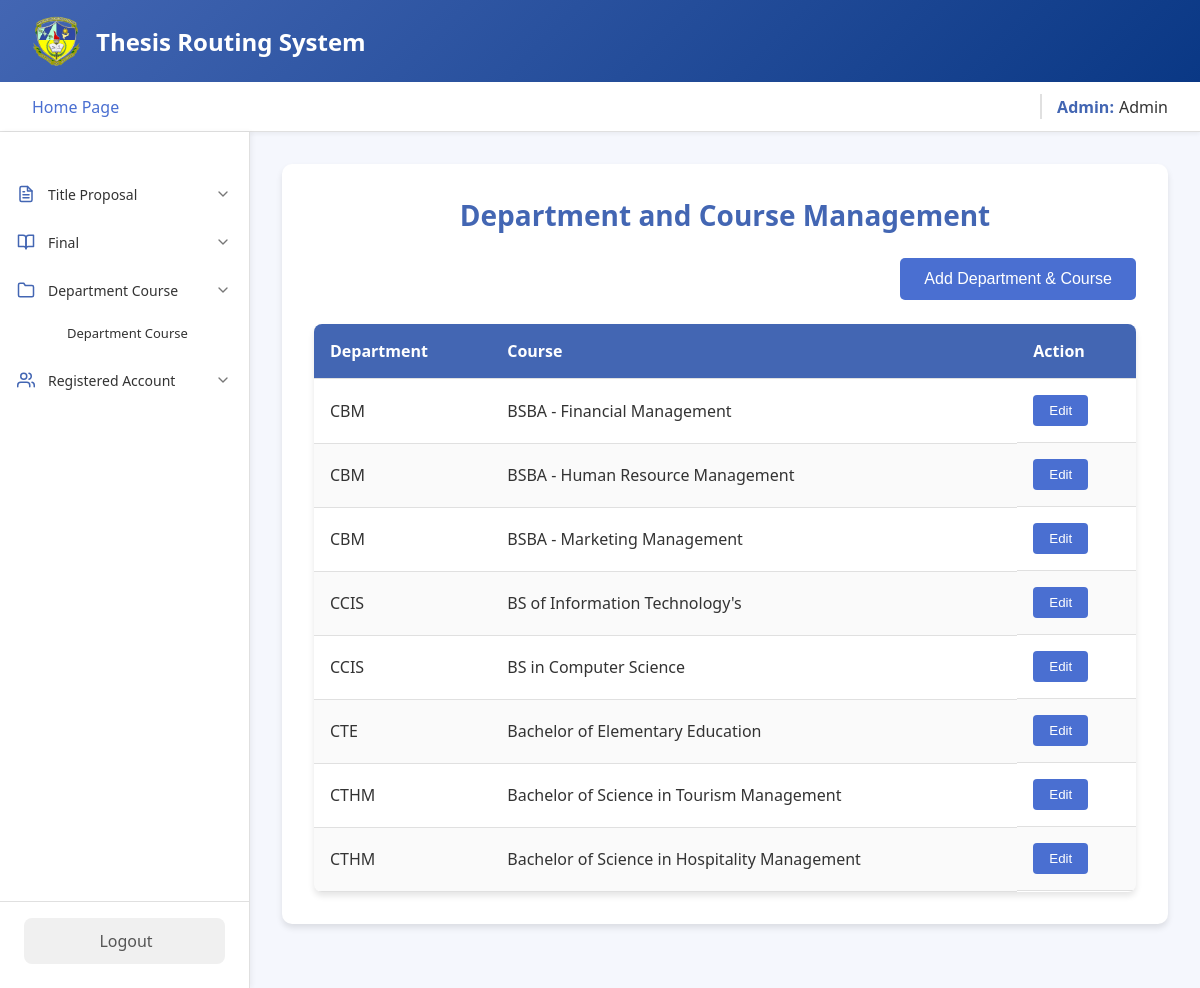
The page /admin/homepage/departmentcourse/departmentcourse.php (signed in) on the database as committed earlier.
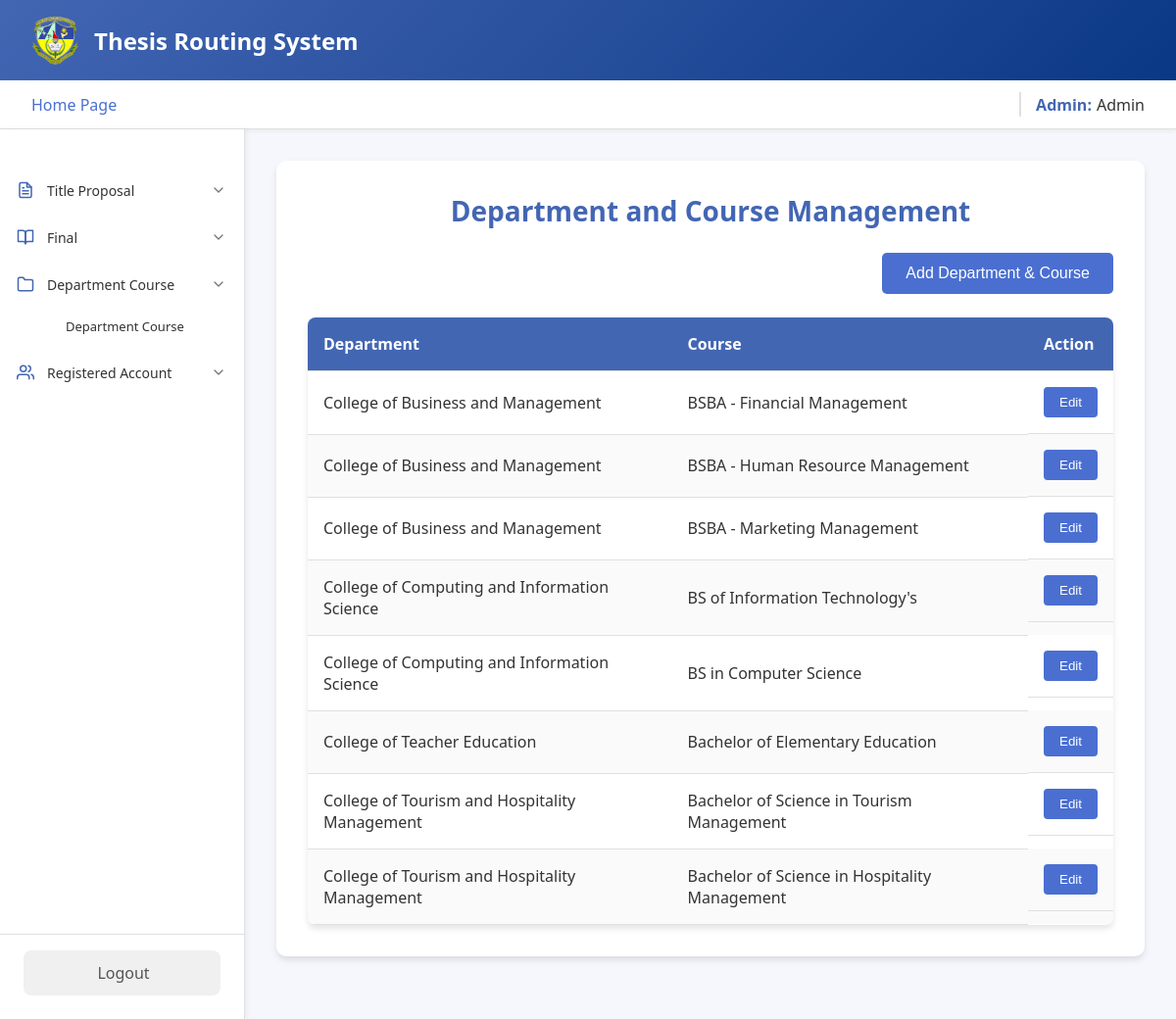
The same page on the database as committed later.
### tables this page shows
CREATE TABLE `departmentcourse` (
  `id` int(11) NOT NULL,
  `department` varchar(255) NOT NULL,
  `course` varchar(255) NOT NULL
);

### admin/homepage/departmentcourse/departmentcourse.php (the view, shortened to what the changed rows need)
<?php
include '../../../connection.php';
$sql = "SELECT id, department, course FROM departmentcourse ORDER BY department ASC";
$result = $conn->query($sql);
?>
<!DOCTYPE html>
<html lang="en">
<head>
</head>
<body>
    <div class="container">
        <div class="main-content">
            <div class="content">
                <div class="content-container">
                    <h1>Department and Course Management</h1>
                    <?php if ($result->num_rows > 0): ?>
                    <table>
                        <thead>
                            <tr>
                                <th>Department</th>
                                <th>Course</th>
                                <th>Action</th>
                            </tr>
                        </thead>
                        <tbody>
                            <?php
                            $result->data_seek(0);
                            while ($row = $result->fetch_assoc()):
                            ?>
                                <tr id="row_<?= $row['id'] ?>">
                                    <form action="update_department_course.php" method="POST" id="form_<?= $row['id'] ?>">
                                        <td>
                                            <span id="department_text_<?= $row['id'] ?>"><?= htmlspecialchars($row['department']) ?></span>
                                        </td>
                                        <td>
                                            <span id="course_text_<?= $row['id'] ?>"><?= htmlspecialchars($row['course']) ?></span>
                                        </td>
                                        <td class="action-buttons">
                                            <button type="button" onclick="enableEdit('<?= $row['id'] ?>')"
                                                id="edit_btn_<?= $row['id'] ?>" class="edit-button">Edit</button>
                                        </td>
                                    </form>
                                </tr>
                            <?php endwhile; ?>
                        </tbody>
                    </table>
                    <?php else: ?>
                        <div class="no-data">No departments and courses have been added yet.</div>
                    <?php endif; ?>
                </div>
            </div>
        </div>
    </div>
    </body>
</html>

Rows that differ between the two databases and show on the page:
changed departmentcourse "BSBA - Financial Management": department "CBM" → "College of Business and Management"
changed departmentcourse "BSBA - Human Resource Management": department "CBM" → "College of Business and Management"
changed departmentcourse "BSBA - Marketing Management": department "CBM" → "College of Business and Management"
changed departmentcourse "BS of Information Technology's": department "CCIS" → "College of Computing and Information Science"
changed departmentcourse "BS in Computer Science": department "CCIS" → "College of Computing and Information Science"
changed departmentcourse "Bachelor of Elementary Education": department "CTE" → "College of Teacher Education"
changed departmentcourse "Bachelor of Science in Tourism Management": department "CTHM" → "College of Tourism and Hospitality Management"
changed departmentcourse "Bachelor of Science in Hospitality Management": department "CTHM" → "College of Tourism and Hospitality Management"
